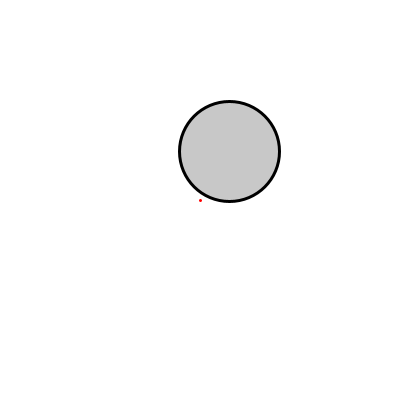
Frame 1 (no input)
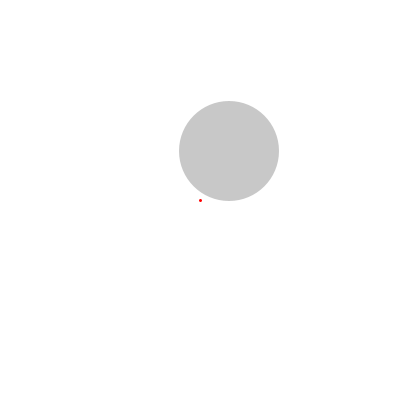
Frame 60 (the mouse pressed at the canvas centre just before this capture)
Frame 120 (the mouse held since frame 60 and released just before this capture): identical to frame 60, image omitted

The Processing sketch that drew these frames (run headless with seeded random() and noise(); from frame 60 on, the mouse is pressed at the canvas centre):

// Processing sketch: pointBall_Example
// ── pointBall_Example.pde
/*
POINT/BALL COLLISION DETECTION
Jeff Thompson
Fall 2011

A bit more difficult than point/rectangle, since we need to use
the Pythagorean theorem to find the distance between the two objects.

www.jeffreythompson.org
*/

int youX, youY;        // x,y position of "you"
int speed = 2;         // speed to move you around
// note there is no size, since a point is assumed to be infinitely small

int ballX, ballY;      // x,y position of the ball - will be randomly placed in the setup
int ballSize = 100;    // assumes a circle - elliptical collision is VERY complicated


void setup() {

  // BASIC SETUP STUFF
  size(400, 400);
  smooth();
  strokeWeight(3);   // we'll make the point a bit bigger so it is easy to see

  // PLACE "YOU" IN THE CENTER
  youX = width/2;
  youY = height/2;

  // STATIC RECTANGLE IN RANDOM POSITION ON SCREEN
  ballX = int(random(ballSize, width-ballSize));
  ballY = int(random(ballSize, height-ballSize));
}

void draw() {

  // REDRAW EACH FRAME
  background(255);

  // TEST FOR COLLISION
  // returns true if hit, false if not
  if (pointBall(youX, youY, ballX, ballY, ballSize) == true) {
    fill(0);
  }
  else {
    fill(200);
  }
  
  // DRAW STATIC BALL
  ellipse(ballX, ballY, ballSize,ballSize);
  
  // DRAW "YOU"
  stroke(255, 0, 0);
  point(youX, youY);
  noStroke();

  // IF ARROW KEYS ARE PRESSED, UPDATE "YOU" POSITION
  if (keyPressed) {
    if (key == CODED) {
      if (keyCode == LEFT) {
        youX -= speed;
      }
      if (keyCode == RIGHT) {
        youX += speed;
      }
      if (keyCode == UP) {
        youY -= speed;
      }
      if (keyCode == DOWN) {
        youY += speed;
      }
    }
  }
}

/* 
POINT/BALL COLLISION FUNCTION
Takes 5 arguments:
  + x,y position of the point - in this case "you"
  + x,y position of the ball
  + diameter of ball - elliptical collision is VERY difficult
*/
boolean pointBall(int px, int py, int bx, int by, int bSize) {
  
  // find distance between the two objects
  float xDist = px-bx;                                   // distance horiz
  float yDist = py-by;                                   // distance vert
  float distance = sqrt((xDist*xDist) + (yDist*yDist));  // diagonal distance
  
  // test for collision
  if (bSize/2 > distance) {
    return true;    // if a hit, return true
  }
  else {            // if not, return false
    return false;
  }
}
